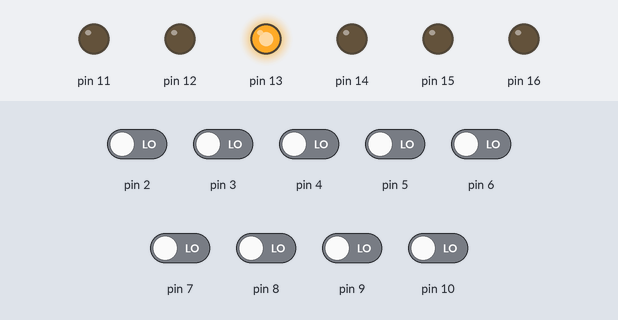
Simulated run of this sketch. Board: Arduino Uno, built with avr-gcc and run on an emulated ATmega328P. Shown: output pins drawn as LEDs (lit = HIGH). The test bench sets the inputs (shaded band); at power-on: pin 2–10 LOW.

Above: at 1.2 s.
1.3 s: pin 5 driven HIGH
At 1.9 s:
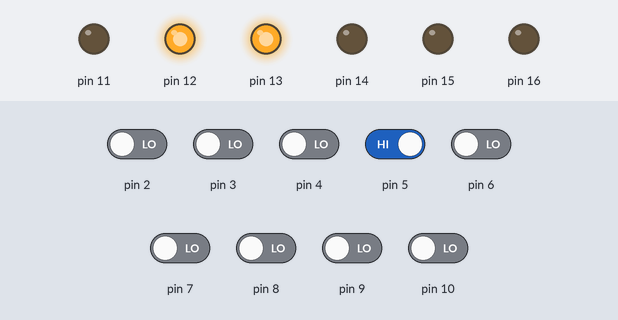
2.8 s: pin 5 driven LOW
At 3.1 s:
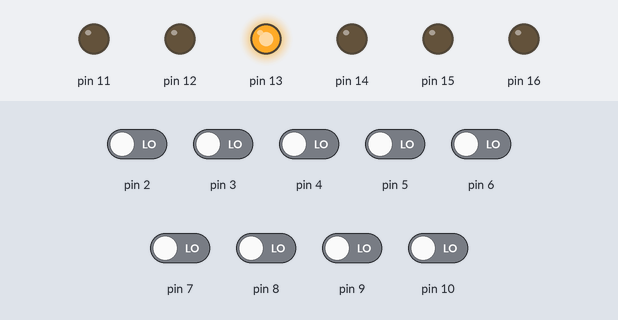
4.3 s: pin 6 driven HIGH
At 5.4 s:
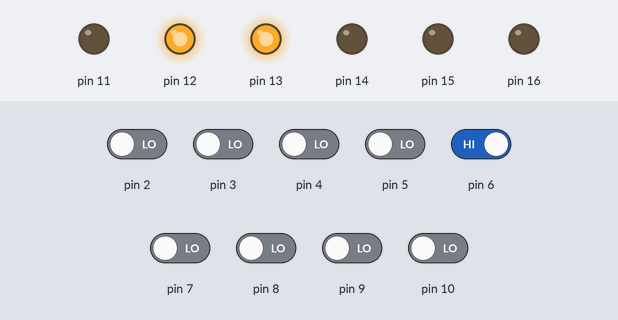
5.8 s: pin 2 driven HIGH and pin 3 driven HIGH and pin 4 driven HIGH and pin 5 driven HIGH and pin 6 driven LOW
At 6.6 s:
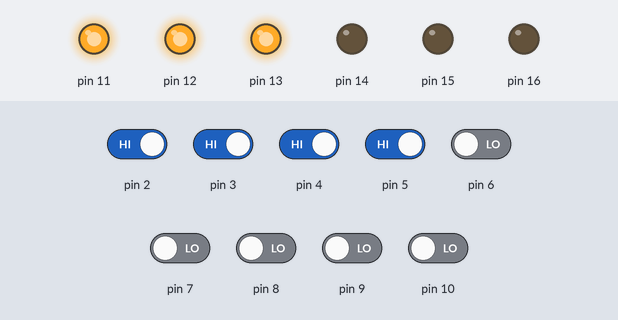
7.3 s: pin 5 driven LOW
At 7.7 s:
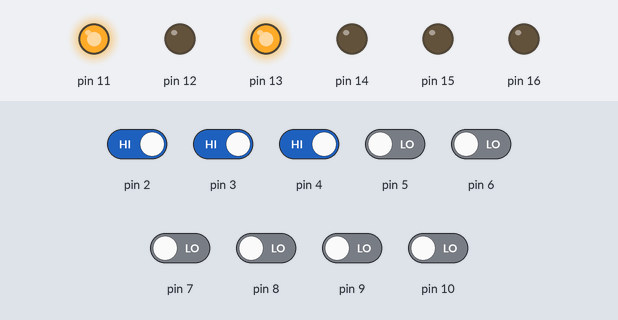
Timing chart, 0 to 9.8 s (numbered marks = the images above; inputs shaded):
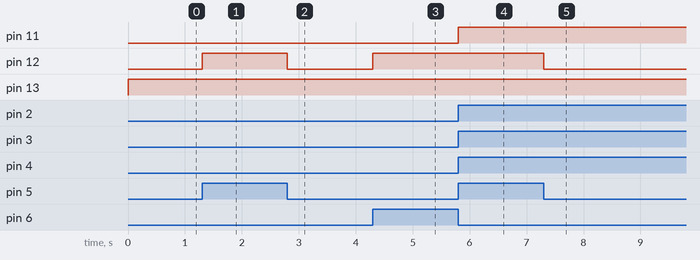

The sketch:

simhack_5B.ino
```cpp
//PINS 2-4 - AND GATE
//PINS 5-7 - OR GATE
//PINS 8-10 - NAND GATE
int p[9];
void setup()
{

  for(int i=2;i<11;i++)
  {
    pinMode(i, INPUT);
  }
  for(int i=11;i<17;i++)
  {
    pinMode(i, OUTPUT);
  }

}
void read_f()
{
   for(int i=2;i<11;i++)
  {
    p[i]=digitalRead(i);

  }
}
void and_f()
{
  int a=p[2]*p[3]*p[4];
  if(a==1)
     {
       digitalWrite(11,HIGH);
     }
  else
  {
    digitalWrite(11,LOW);
  }

}
void or_f()
{
  int a=p[5]+p[6]+p[7];
  if(a>=1)
     {
       digitalWrite(12,HIGH);
     }
   else
  {
    digitalWrite(12,LOW);
  }
}
void nand_f()
{
  int a=p[8]*p[9]*p[10];
  if(a==0)
     {
       digitalWrite(13,HIGH);
     }
  else
  {
    digitalWrite(13,LOW);
  }
}
void loop()
{
  read_f();
  and_f();
  or_f();
  nand_f();
}
```

Measured:
- after the input at 1.3 s, pin 12: LOW → HIGH at once
- after the input at 2.8 s, pin 12: HIGH → LOW at once
- after the input at 4.3 s, pin 12: LOW → HIGH at once
- after the input at 5.8 s, pin 11: LOW → HIGH at once
- after the input at 7.3 s, pin 12: HIGH → LOW at once
